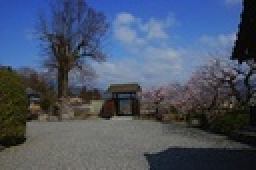
%> input picture Homework4/hw4_supp/p1/house2.jpg, 128 x 85 px, shrunk from 200 x 133 before the run (shown 2 times larger)
$ octave runThis.m   (GNU Octave 9; MATLAB toolbox functions it lacks are replaced by stand-ins)
%> lines starting %> are read from the running program, lines starting %| are printed output that depends on the picture
### Homework4/hw4_supp/p1/slic.m
function [cIndMap, time, imgVis] = slic(img, K, compactness)
%> called with K = 100, compactness = 10

%% Implementation of Simple Linear Iterative Clustering (SLIC)
%
% Input:
%   - img: input color image
%   - K:   number of clusters
%   - compactness: the weighting for compactness
% Output:
%   - cIndMap: a map of type uint16 storing the cluster memberships
%   - time:    the time required for the computation
%   - imgVis:  the input image overlaid with the segmentation
clc; clear all; close all;
img = im2double(imread('house2.jpg'));
K = 200; compactness = 0.5;

tic;
% Put your SLIC implementation here

% initial variables
[y, x, z] = size(img); % image x and y size
%> y = 85; x = 128; z = 3
S = ceil(sqrt((x*y)/K));  % grid space S
%> S = 8
disp(S);
%| 8
% clusters = zeros(K, 5); % K x 5 array to store clusters
clusters = [];
disp(size(img));
%|     85   128     3
% initial cluster centers
idx = 1;
for ii = 1:S:y
    for jj = 1:S:x
%         if idx > K
%             break;
%         end
        clusters = [clusters; [jj, ii, img(ii,jj,1), img(ii,jj,2), img(ii,jj,3)]];%clusters : x, y, r, g, b
        % clusters(idx, :) = [jj, ii, img(ii,jj,1), img(ii,jj,2), img(ii,jj,3)];
        idx = idx + 1;
    end
end
%> after the loop, clusters = 176 rows, first 8: [1 1 0.161 0.306 0.655; 9 1 0.165 0.302 0.671; 17 1 0.145 0.322 0.686; 25 1 0.18 0.318 0.678; 33 1 0.196 0.251 0.443; 41 1 0.184 0.216 0.396; 49 1 0.2 0.329 0.733; 57 1 0.192 0.345 0.741]; idx = 177
numpix = zeros(size(clusters,1),1);

% print initial cluster points
imagesc(img);
hold on
for ii = 1:size(clusters,1)
    plot(clusters(ii,1), clusters(ii,2), 'r.');
end

% move cluster points to smallest gradient
[Gmag, Gdir] = imgradient(rgb2gray(img));
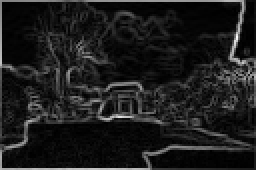
%> Gmag: size 85x128 double (shown 2 times larger); min 0.00122, max 2.38, mean 0.271; drawn with min black and max white
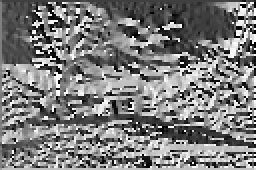
%> Gdir: size 85x128 double (shown 2 times larger); min -180, max 180, mean -3.9; drawn with min black and max white
for ii = 1:size(clusters,1)
    xcord = clusters(ii,1); ycord = clusters(ii,2);
    minGrad = Gmag(ycord, xcord);
    minx = xcord; miny = ycord;
%     disp([xcord, ycord]);
    for n = max(1,ycord-1) : min(ycord+1,y)
        for k = max(1,xcord-1) : min(xcord+1,x)
            curGrad = Gmag(n,k);
            if curGrad < minGrad
                minGrad = curGrad; minx = k; miny = n;
            end
        end
    end
  clusters(ii,1) = minx; clusters(ii,2) = miny;
end
%> this loop made 176 passes
%> (xcord, ycord) on passes 1 to 3: (1, 1), (9, 1), (17, 1)
%> after the loop, clusters = 176 rows, first 8: [2 2 0.161 0.306 0.655; 8 2 0.165 0.302 0.671; 18 2 0.145 0.322 0.686; 24 2 0.18 0.318 0.678; 34 2 0.196 0.251 0.443; 41 2 0.184 0.216 0.396; 50 2 0.2 0.329 0.733; 58 2 0.192 0.345 0.741]

% print initial cluster points
figure, imagesc(img);
hold on
for ii = 1:size(clusters,1)
    plot(clusters(ii,1), clusters(ii,2), 'r.');
end

% initialize pixel labels and pixel distances
labels = zeros(y,x); distances = zeros(y,x);
labels(:) = -1; distances(:) = inf;
%> after `labels(:) = -1`: labels: size 85x128 double; every value is -1
%> after `distances(:) = inf`: distances: size 85x128 double; every value is NaN or infinite
% repeat to compute distance and move cluster centers
% for l = 1:50
threshold = 0.5;
cur_distance = inf;
prev_distance = 0;
while(abs(cur_distance-prev_distance) >= threshold)
    prev_distance = cur_distance;
    disp(cur_distance);
    for ii = 1:size(clusters,1)
        xcord = clusters(ii,1); ycord = clusters(ii,2);
        for n = max(1,round(ycord-S)) : min(round(ycord+S),y)
            for k = max(1,round(xcord-S)): min(round(xcord+S),x)
                r1 = img(n,k,1); g1 = img(n,k,2); b1 = img(n,k,3);
                r2 = clusters(ii,3); g2 = clusters(ii,4); b2 = clusters(ii,5);
                % dc = sqrt((r1-r2)*(r1-r2)+(g1-g2)*(g1-g2)+(b1-b2)*(b1-b2));
                dc = (r1-r2)*(r1-r2)+(g1-g2)*(g1-g2)+(b1-b2)*(b1-b2);
                % ds = sqrt((xcord-k)*(xcord-k)+(ycord-n)*(ycord-n));
                ds = (xcord-k)*(xcord-k)+(ycord-n)*(ycord-n);
                % D = sqrt(dc*dc + (ds/S)*(ds/S)*compactness*compactness);
                D = sqrt(dc + (ds/(S*S))*compactness*compactness);
                if D < distances(n,k)
                    distances(n,k) = D;
                    labels(n,k) = ii;
                end
            end
        end
    end
    cur_distance = norm(distances);
    % recompute cluster center
    clusters = zeros(size(clusters));
    numpix = zeros(size(clusters,1),1);
    for ii = 1:y
        for jj = 1:x
            clusternum = labels(ii,jj);
            r = img(ii,jj,1); g = img(ii,jj,2); b = img(ii,jj,3);
            clusters(clusternum,1) = clusters(clusternum,1) + jj;
            clusters(clusternum,2) = clusters(clusternum,2) + ii;
            clusters(clusternum,3) = clusters(clusternum,3) + r;
            clusters(clusternum,4) = clusters(clusternum,4) + g;
            clusters(clusternum,5) = clusters(clusternum,5) + b;
            numpix(clusternum) = numpix(clusternum) + 1;
            % clusters(clusternum,6) = clusters(clusternum,6) + 1;
        end
    end
    for ii = 1:size(clusters,1)
        clusters(ii,1) = clusters(ii,1)/numpix(ii);
        clusters(ii,2) = clusters(ii,2)/numpix(ii);
        clusters(ii,3) = clusters(ii,3)/numpix(ii);
        clusters(ii,4) = clusters(ii,4)/numpix(ii);
        clusters(ii,5) = clusters(ii,5)/numpix(ii);
    end
end
%> this loop made 3 passes
%> (prev_distance, cur_distance) on passes 2 to 3: (24.9, 21.75), (21.75, 21.26)
%> cur_distance on pass 1: 24.9
%| 24.898
%| 21.752
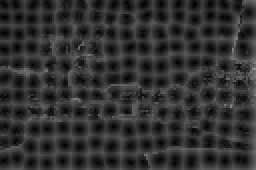
%> distances: size 85x128 double (shown 2 times larger); min 0, max 0.581, mean 0.195
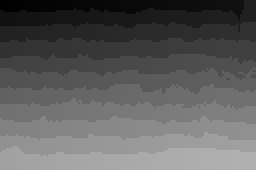
%> labels: size 85x128 double (shown 2 times larger); min 1, max 176, mean 93
%> after the loop, clusters = 176 rows, first 8: [3.11 3.32 0.168 0.314 0.663; 8.88 3.38 0.173 0.32 0.68; 16.57 3.45 0.176 0.326 0.702; 24.92 3.45 0.177 0.309 0.646; 33.5 3 0.175 0.243 0.47; 41.51 3.26 0.185 0.248 0.47; 49.42 2.98 0.199 0.348 0.722; 57.26 3.35 0.198 0.358 0.734]; numpix = 176 values, max 112 at index 64, min 26 at index 65, mean 61.82

% display error
figure, imagesc(log(distances));

% [10 lines of commented-out code are left out]
imgVis = img;
for ii = 1:y
    for jj = 1:x
        if(ii < y && jj < x)
            if labels(ii,jj) ~= labels(ii,jj+1) || labels(ii,jj) ~= labels(ii+1,jj)
                imgVis(ii,jj,:) = [225,225,225];
            end
        elseif(jj < x)
            if labels(ii,jj) ~= labels(ii,jj+1)
                imgVis(ii,jj,:) = [225,225,225];
            end
        elseif (ii < y)
            if labels(ii,jj) ~= labels(ii+1,jj)
                imgVis(ii,jj,:) = [225,225,225];
            end
        else
            continue;
        end
    end
end

cIndMap = labels;

%
time = toc;

end

### Homework4/hw4_supp/p1/runThis.m
clc; close all; clear all;
im = im2double(imread('house2.jpg'));
%> (the run ends here)
